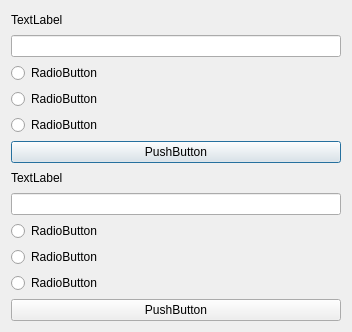
<?xml version="1.0" encoding="UTF-8"?>
<ui version="4.0">
 <class>Dialog</class>
 <widget class="QDialog" name="Dialog">
  <property name="geometry">
   <rect>
    <x>0</x>
    <y>0</y>
    <width>352</width>
    <height>332</height>
   </rect>
  </property>
  <property name="windowTitle">
   <string>Dialog</string>
  </property>
  <layout class="QVBoxLayout" name="verticalLayout_3">
   <item>
    <layout class="QVBoxLayout" name="verticalLayout">
     <item>
      <widget class="QLabel" name="label">
       <property name="text">
        <string>TextLabel</string>
       </property>
      </widget>
     </item>
     <item>
      <widget class="QLineEdit" name="lineEdit"/>
     </item>
     <item>
      <widget class="QRadioButton" name="radioButton">
       <property name="text">
        <string>RadioButton</string>
       </property>
      </widget>
     </item>
     <item>
      <widget class="QRadioButton" name="radioButton_2">
       <property name="text">
        <string>RadioButton</string>
       </property>
      </widget>
     </item>
     <item>
      <widget class="QRadioButton" name="radioButton_3">
       <property name="text">
        <string>RadioButton</string>
       </property>
      </widget>
     </item>
     <item>
      <widget class="QPushButton" name="pushButton">
       <property name="text">
        <string>PushButton</string>
       </property>
      </widget>
     </item>
    </layout>
   </item>
   <item>
    <layout class="QVBoxLayout" name="verticalLayout_2">
     <item>
      <widget class="QLabel" name="label_2">
       <property name="text">
        <string>TextLabel</string>
       </property>
      </widget>
     </item>
     <item>
      <widget class="QLineEdit" name="lineEdit_2"/>
     </item>
     <item>
      <widget class="QRadioButton" name="radioButton_4">
       <property name="text">
        <string>RadioButton</string>
       </property>
      </widget>
     </item>
     <item>
      <widget class="QRadioButton" name="radioButton_5">
       <property name="text">
        <string>RadioButton</string>
       </property>
      </widget>
     </item>
     <item>
      <widget class="QRadioButton" name="radioButton_6">
       <property name="text">
        <string>RadioButton</string>
       </property>
      </widget>
     </item>
     <item>
      <widget class="QPushButton" name="pushButton_2">
       <property name="text">
        <string>PushButton</string>
       </property>
      </widget>
     </item>
    </layout>
   </item>
  </layout>
 </widget>
 <resources/>
 <connections/>
</ui>
